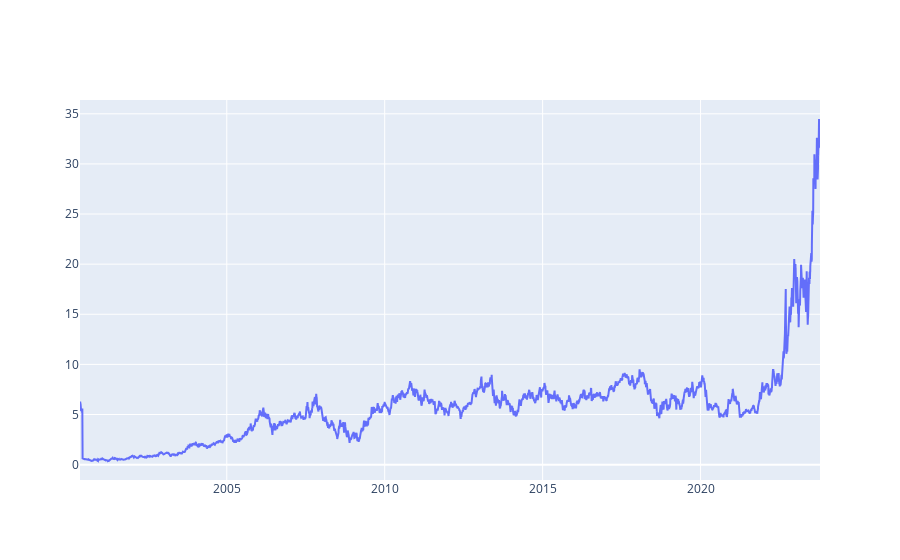

This figure's notebook cell:
### Code cell
figure=go.Figure(
    go.Scatter(x=data.index,y=data.close)
)
figure.show()

### Figure 1 — Plotly figure (JSON) as saved in the notebook; plotly's stock layout.template omitted (floating-point values rounded to 4 significant figures; data arrays with more than 128 entries replaced by an {"elided": "..."} marker saying what was removed)
{"data": [{"type": "scatter", "x": {"elided": "5887 str values"}, "y": {"elided": "5887 float values"}}], "layout": {}}
